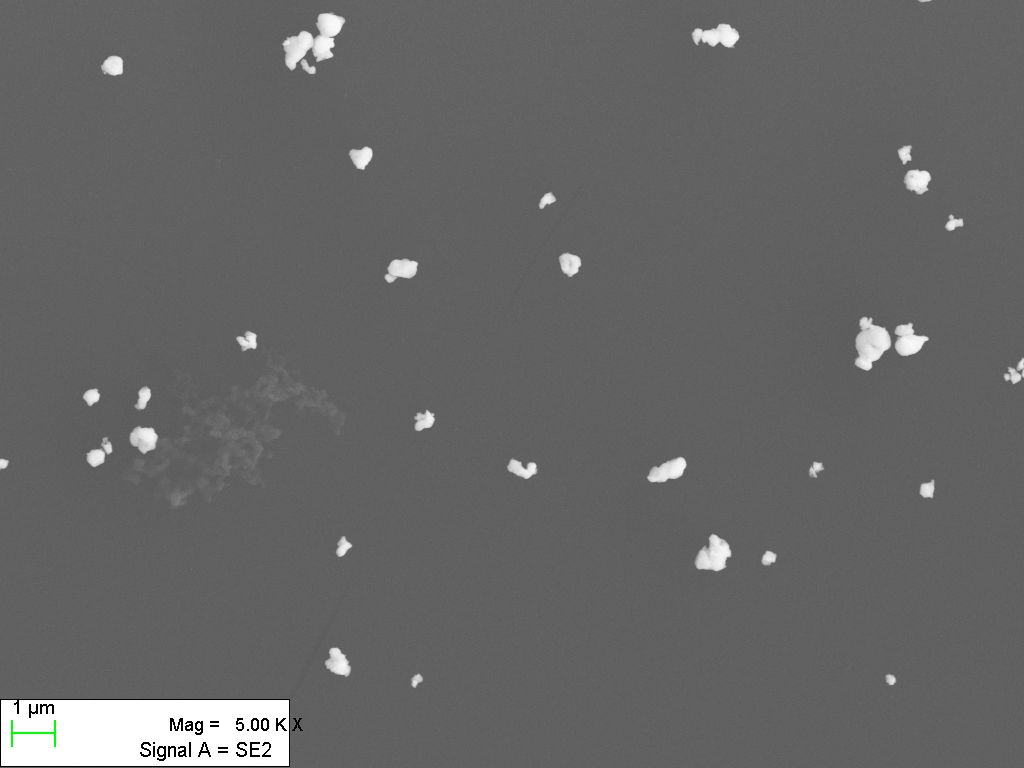
#> input picture _Archive/2y-08WC-SDS1h-12PAH2h-wc30m-02.tif, 1024 x 768 px, found by its file name
$ python 4_.py   (older library calls are emulated)
#> lines starting #> are read from the running program, lines starting #| are printed output that depends on the picture; after the words box and inside, x2 and y2 are one past the last pixel; in counts of white or black regions, pixels touching at a corner belong together
#> further down, img is the input picture: shape (768, 1024, 3); mean B, G, R 102.3, 102.4, 102.3
import cv2 as cv
import numpy as np
import cv2


def stackImages(scale,imgArray):
    rows = len(imgArray)
    cols = len(imgArray[0])
    # & 输出一个 rows * cols 的矩阵（imgArray）
    # print(rows,cols)
    # & 判断imgArray[0] 是不是一个list
    rowsAvailable = isinstance(imgArray[0], list)
    # & imgArray[][] 是什么意思呢？
    # & imgArray[0][0]就是指[0,0]的那个图片（我们把图片集分为二维矩阵，第一行、第一列的那个就是第一个图片）
    # & 而shape[1]就是width，shape[0]是height，shape[2]是
    width = imgArray[0][0].shape[1]
    height = imgArray[0][0].shape[0]

    # & 例如，我们可以展示一下是什么含义
    # cv2.imshow("img", imgArray[0][1])

    if rowsAvailable:
        for x in range (0, rows):
            for y in range(0, cols):
                # & 判断图像与后面那个图像的形状是否一致，若一致则进行等比例放缩；否则，先resize为一致，后进行放缩
                if imgArray[x][y].shape[:2] == imgArray[0][0].shape [:2]:
                    imgArray[x][y] = cv2.resize(imgArray[x][y], (0, 0), None, scale, scale)
                else:
                    imgArray[x][y] = cv2.resize(imgArray[x][y], (imgArray[0][0].shape[1], imgArray[0][0].shape[0]), None, scale, scale)
                # & 如果是灰度图，则变成RGB图像（为了弄成一样的图像）
                if len(imgArray[x][y].shape) == 2: imgArray[x][y]= cv2.cvtColor( imgArray[x][y], cv2.COLOR_GRAY2BGR)
        # & 设置零矩阵
        imageBlank = np.zeros((height, width, 3), np.uint8)
        hor = [imageBlank]*rows
        hor_con = [imageBlank]*rows
        for x in range(0, rows):
            hor[x] = np.hstack(imgArray[x])
        ver = np.vstack(hor)
    # & 如果不是一组照片，则仅仅进行放缩 or 灰度转化为RGB
    else:
        for x in range(0, rows):
            if imgArray[x].shape[:2] == imgArray[0].shape[:2]:
                imgArray[x] = cv2.resize(imgArray[x], (0, 0), None, scale, scale)
            else:
                imgArray[x] = cv2.resize(imgArray[x], (imgArray[0].shape[1], imgArray[0].shape[0]), None,scale, scale)
            if len(imgArray[x].shape) == 2: imgArray[x] = cv2.cvtColor(imgArray[x], cv2.COLOR_GRAY2BGR)
        hor= np.hstack(imgArray)
        ver = hor
    return ver


def watershed_demo(img):

# 图像预处理
    # 二值化前先进性灰度化、其实也可以通过其他通道，这里用灰度图就足够了
    gray = cv.cvtColor(img,cv.COLOR_BGR2GRAY)
    # 固定阈值二值化，将大于thresh得像素点设置为maxval,
    ret,binary = cv.threshold(gray,thresh=110,maxval=255,type = cv.THRESH_BINARY)
#> binary: shape (768, 1024); 4.1% white; 111 white regions (66 under 20 px), largest, box (x1, y1, x2, y2) and area: (1, 700, 289, 766) 17559, (282, 12, 346, 74) 1948, (854, 316, 892, 371) 1317
    # 形态学开操作，先腐蚀后膨胀，去掉一些小噪声
    kernel = cv.getStructuringElement(cv.MORPH_ELLIPSE,(11,11))
    open = cv.morphologyEx(binary,cv.MORPH_OPEN,kernel,iterations=1)
#> open: shape (768, 1024); 3.4% white; 31 white regions, largest, box (x1, y1, x2, y2) and area: (1, 700, 289, 766) 14682, (283, 12, 345, 69) 1725, (855, 317, 891, 371) 1280
    # 对二值化图像进行膨胀、用来后面于masker相减
    kernel_dilate = cv.getStructuringElement(cv.MORPH_ELLIPSE,(40,40))
    dilate = cv.dilate(open,kernel,iterations=1)
#> dilate: shape (768, 1024); 5.6% white; 28 white regions, largest, box (x1, y1, x2, y2) and area: (0, 695, 294, 768) 19769, (850, 312, 930, 376) 3277, (278, 7, 350, 74) 2880


# distance transform
    dist = cv.distanceTransform(open,cv.DIST_L2,3)                          # 距离变换，可以认为中间部分距离越大、边缘越小
    dist_output = cv.normalize(dist,0,1.0,cv.NORM_MINMAX)*50                # 进行归一化
    ret,surface = cv.threshold(dist,dist.max()*0.6,255,cv.THRESH_BINARY)    # 对归化的图片再进行二值化，对中间部分进行截断
#> surface: shape (768, 1024) float32; 0.31% white; 1 white region, box (x1, y1, x2, y2) and area: (20, 719, 151, 747) 2421
#> ret = 18.91
    surface_fg = np.uint8(surface)               # 将图片的格式转为8位
    unknown = cv.subtract(dilate,surface_fg)    # 用膨胀之后的图片于距离变换后二值化图片进行减操作
#> unknown: shape (768, 1024); 5.3% white; 28 white regions, largest, box (x1, y1, x2, y2) and area: (0, 695, 294, 768) 17348, (850, 312, 930, 376) 3277, (278, 7, 350, 74) 2880
    ret,markers = cv.connectedComponents(surface_fg)    # 连通域操作
#> ret = 2


# watershed transform
    markers = markers +1        #
    markers[unknown ==255] =0
    markers = cv.watershed(img,markers = markers)


# 去掉边缘，因为经过分水岭操作之后，多出了一个边界
    markers[0] = 1
    markers[-1] = 1
    markers[0:img.shape[0],0] = 1
    markers[0:img.shape[0],-1] = 1
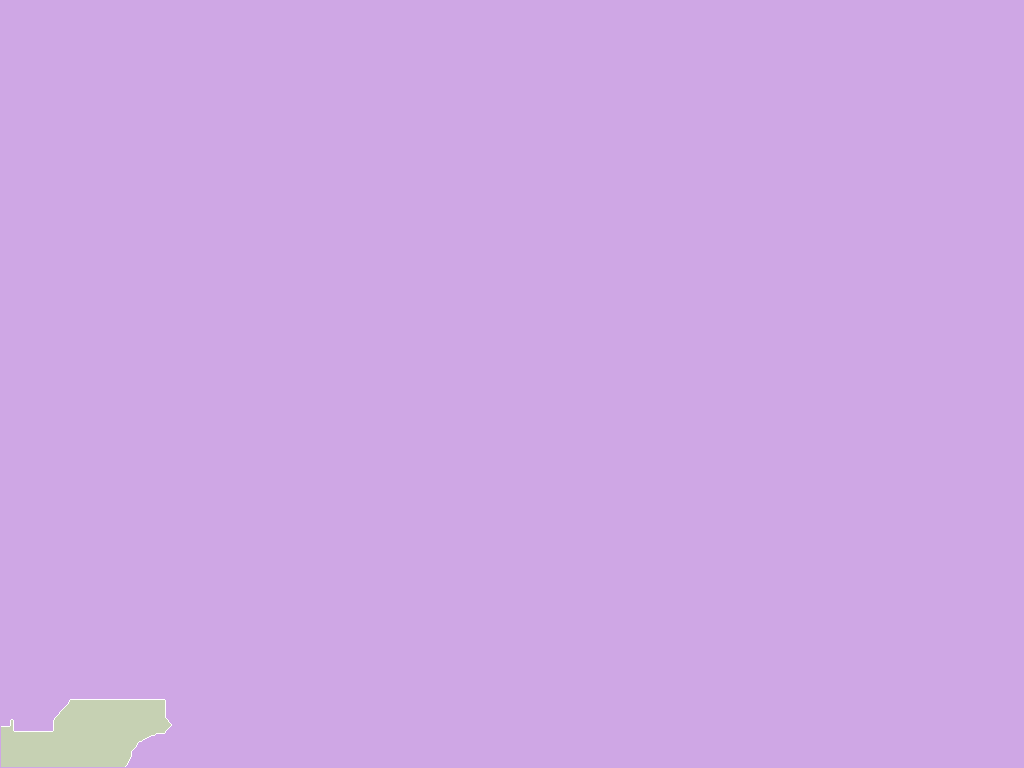
#> markers: shape (768, 1024) int32; 3 distinct labels, from -1 to 2; one colour per label, 0 black, -1 white


# 进行连通域操作
    open[markers ==-1] = 0          # 利用分水岭出来的线条进行分割
#> open: shape (768, 1024); 3.4% white; 31 white regions, largest, box (x1, y1, x2, y2) and area: (1, 700, 289, 766) 14505, (283, 12, 345, 69) 1725, (855, 317, 891, 371) 1280
    k3 = np.ones((4,4),np.uint8)    # 进行稍微的腐蚀
    open = cv.erode(open,k3)
#> open: shape (768, 1024); 2.6% white; 35 white regions, largest, box (x1, y1, x2, y2) and area: (3, 702, 169, 765) 7380, (149, 702, 288, 765) 3899, (285, 15, 344, 67) 1308
    # num_labels：连通域数量、labels:大小和原图一样大，每一个连通域会及进行标记，stats:x,y,wh,s,centroid：中心
    num_labels, labels, stats, centers = cv2.connectedComponentsWithStats(open, connectivity=8)
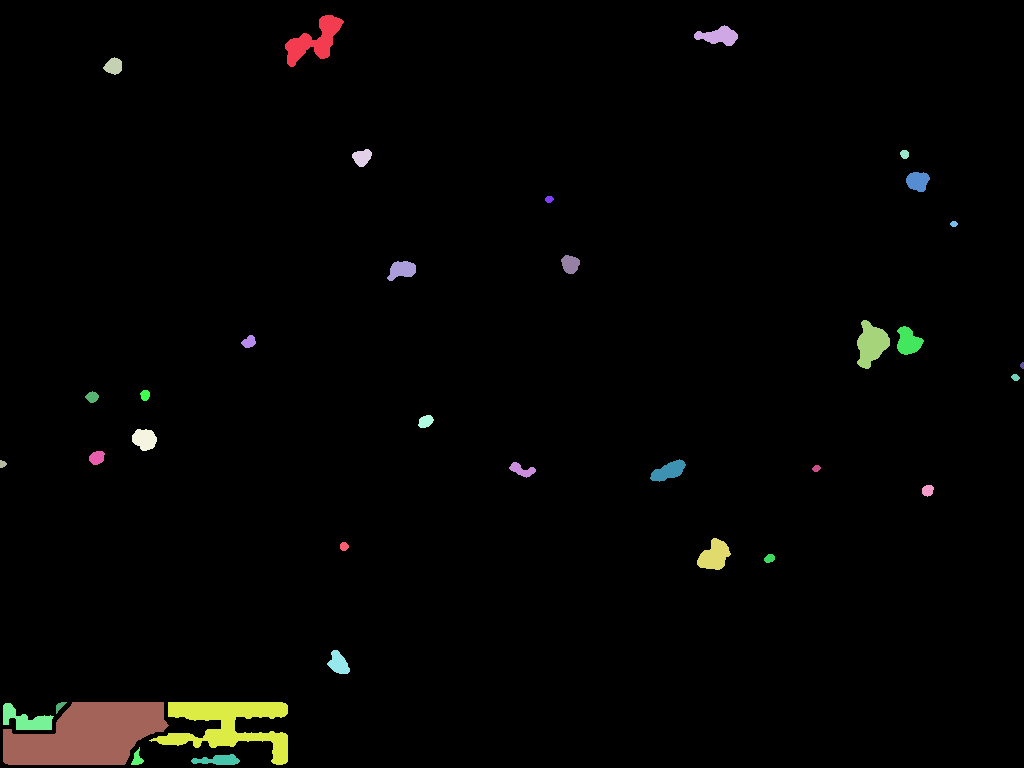
#> labels: shape (768, 1024) int32; 36 distinct labels, from 0 to 35; one colour per label, 0 black
#> num_labels = 36; stats = 36 rows, first 6: [0, 0, 1024, 768, 765737], [285, 15, 59, 52, 1308], [694, 25, 44, 21, 529], [103, 57, 19, 18, 237], [352, 149, 20, 18, 246], [900, 150, 9, 9, 65]; centers = 36 pairs, first value 2.34 to 1021.8, second value 35.73 to 759.8

# 利用连通域进行不同轮廓画出不同颜色
    output = np.zeros((img.shape[0], img.shape[1], 3), np.uint8)
    for i in range(1, num_labels):
        mask = labels == i
        output[:, :, 0][mask] = np.random.randint(0, 255)
        output[:, :, 1][mask] = np.random.randint(0, 255)
        output[:, :, 2][mask] = np.random.randint(0, 255)

# 因为dist没有转换为8位，保存图片打开之后是黑色的话就需要进行格式转换。
    dist_output= cv2.normalize(dist_output, None, 0, 255, cv2.NORM_MINMAX, cv2.CV_8U)
    dist= cv2.normalize(dist, None, 0, 255, cv2.NORM_MINMAX, cv2.CV_8U)


#为了图片更加好看，对所有图片转化为3通道
    gray = cv.cvtColor(gray,cv.COLOR_GRAY2BGR)
#> gray: shape (768, 1024, 3)
    binary = cv.cvtColor(binary,cv.COLOR_GRAY2BGR)
    open = cv.cvtColor(open,cv.COLOR_GRAY2BGR)
    dilate = cv.cvtColor(dilate,cv.COLOR_GRAY2BGR)
    dist = cv.cvtColor(dist,cv.COLOR_GRAY2BGR)
#> dist: shape (768, 1024, 3)
    dist_output = cv.cvtColor(dist_output,cv.COLOR_GRAY2BGR)
    surface = cv.cvtColor(surface,cv.COLOR_GRAY2BGR)
    surface_fg = cv.cvtColor(surface_fg,cv.COLOR_GRAY2BGR)
    unknown = cv.cvtColor(unknown,cv.COLOR_GRAY2BGR)


    gray[markers ==-1] =[0,0,255]
#> gray: shape (768, 1024, 3); mean B, G, R 102.3, 102.3, 102.4
    binary[markers == -1] = [0, 0, 255]
#> binary: shape (768, 1024, 3); mean B, G, R 10.4, 10.4, 10.5
    open[markers == -1] = [0, 0, 255]
#> open: shape (768, 1024, 3); mean B, G, R 6.7, 6.7, 6.8
    dilate[markers == -1] = [0, 0, 255]
#> dilate: shape (768, 1024, 3); mean B, G, R 14.2, 14.2, 14.3
    dist[markers ==-1] =[0,0,255]
#> dist: shape (768, 1024, 3); mean B, G, R 2, 2, 2.1
    dist_output[markers ==-1] =[0,0,255]
    # 下面语句就没有影响，因为surface的时候进行了8位的转换
    surface[markers == -1] = [0,0,255]
#> surface: shape (768, 1024, 3) float32; mean B, G, R 0.8, 0.8, 0.9
    surface_fg[markers == -1] = [255, 0, 255]
#> surface_fg: shape (768, 1024, 3); mean B, G, R 0.9, 0.8, 0.9
    unknown[markers == -1] = [255, 0,255]
#> unknown: shape (768, 1024, 3); mean B, G, R 13.5, 13.4, 13.5
    img[markers == -1] = [255, 0, 255]


    imgStack = stackImages(1, ([gray,binary,open], [dilate,dist,dist_output], [surface,surface_fg,unknown]))

    result = cv2.addWeighted(img, 0.8, output, 0.5, 0)  # 图像权重叠加
    for i in range(1, len(centers)):
        cv2.drawMarker(result, (int(centers[i][0]), int(centers[i][1])), (0, 0, 255), 1, 20, 2)
#> this loop made 35 passes
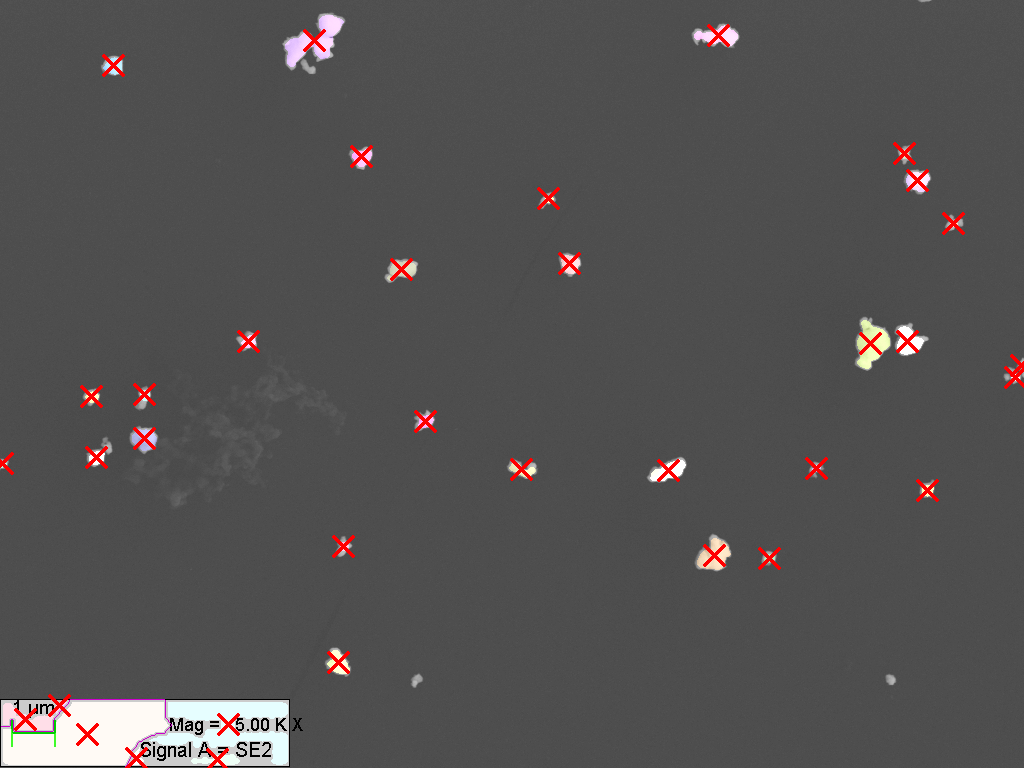
#> result: shape (768, 1024, 3); mean B, G, R 81.6, 81.6, 83.8

    cv.namedWindow("stack",0)
    cv.imshow("stack",imgStack)
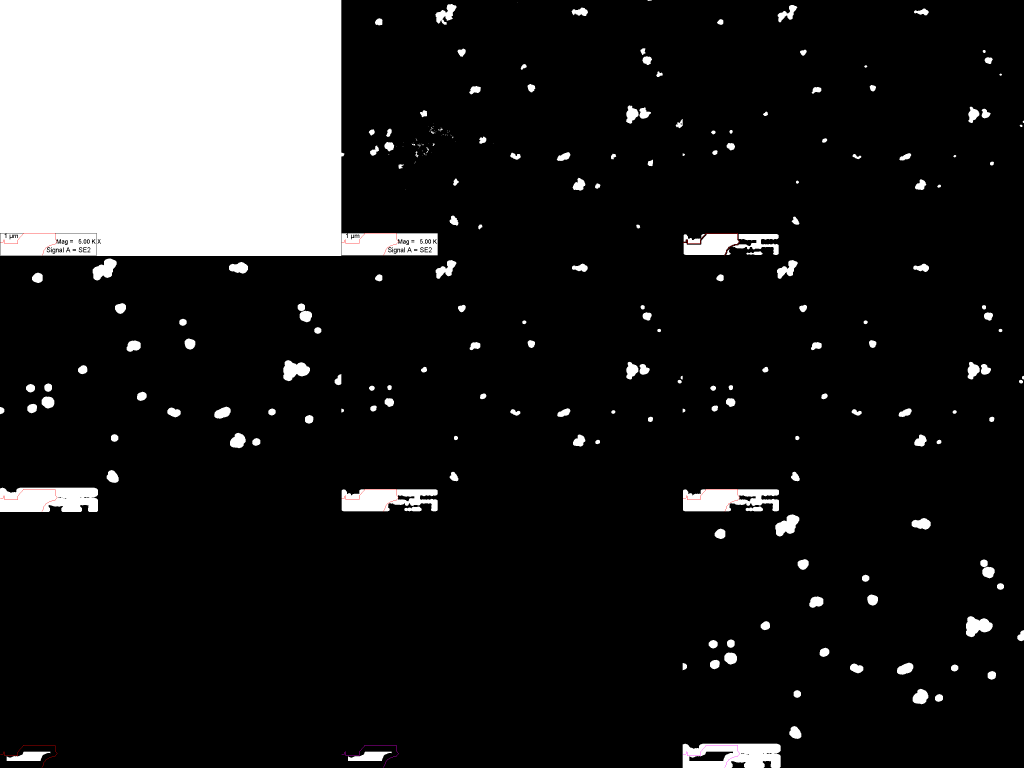
#> window 'stack': shape (2304, 3072, 3) (shown at 1/3 size); mean B, G, R 35.3, 35.3, 35.4

    cv.namedWindow("out",0)
    cv.imshow("out",result)

    cv.imwrite("save_03.png",imgStack)

    cv.imwrite("binary.png",open)
    cv.imwrite("save_04.png", result)

img  = cv.imread("_Archive/2y-08WC-SDS1h-12PAH2h-wc30m-02.tif")
watershed_demo(img)

cv.namedWindow("img",0)
cv.imshow("img",img)

cv.waitKey(0)
cv.destroyAllWindows()

$ run again, with _Archive/2y-08WC-SDS1h-12PAH2h-wc30m-01.tif copied over _Archive/2y-08WC-SDS1h-12PAH2h-wc30m-02.tif
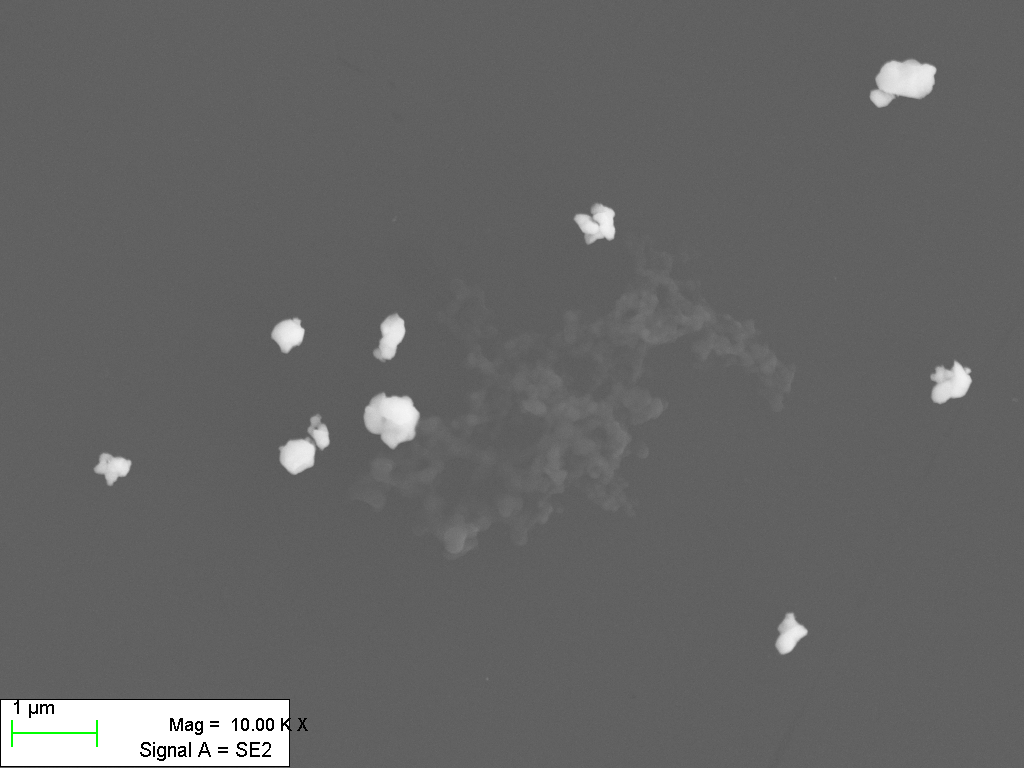
#> input picture _Archive/2y-08WC-SDS1h-12PAH2h-wc30m-01.tif, 1024 x 768 px, found by its file name
#> img is the input picture: shape (768, 1024, 3); mean B, G, R 101.6, 101.7, 101.6
#> in watershed_demo, `ret,surface = cv.threshold(dist,dist.max()*0.6,255,cv.THRESH_BINARY)`: ret = 18.91
#> in watershed_demo, `ret,markers = cv.connectedComponents(surface_fg)`: ret = 5
#> in watershed_demo, `markers = cv.watershed(img,markers = markers)`:
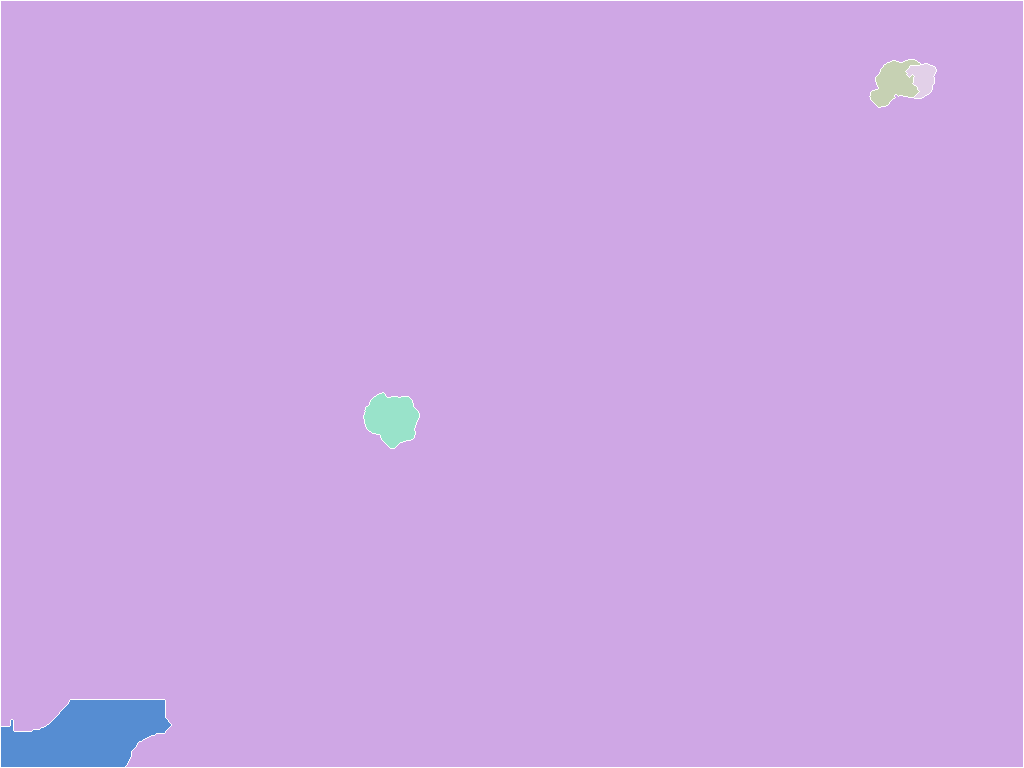
#> markers: shape (768, 1024) int32; 6 distinct labels, from -1 to 5; one colour per label, 0 black, -1 white
#> labels: shape (768, 1024) int32; 18 distinct labels, from 0 to 17
#> num_labels = 18; stats = 18 rows, first 6: [0, 0, 1024, 768, 765016], [873, 62, 43, 43, 1009], [910, 66, 24, 31, 401], [576, 205, 39, 37, 890], [375, 316, 30, 44, 746], [273, 320, 31, 31, 642]; centers = 18 rows, first 8: [517.3, 378.2], [893.3, 83.35], [923.4, 78.09], [597.5, 223.5], [390.5, 337.1], [288.5, 334.1], [950.8, 383.5], [391.9, 419]
#> the loop in watershed_demo, `for i in range(1, len(centers)):` made 17 passes
#> in watershed_demo, `cv.imshow("stack",imgStack)`:
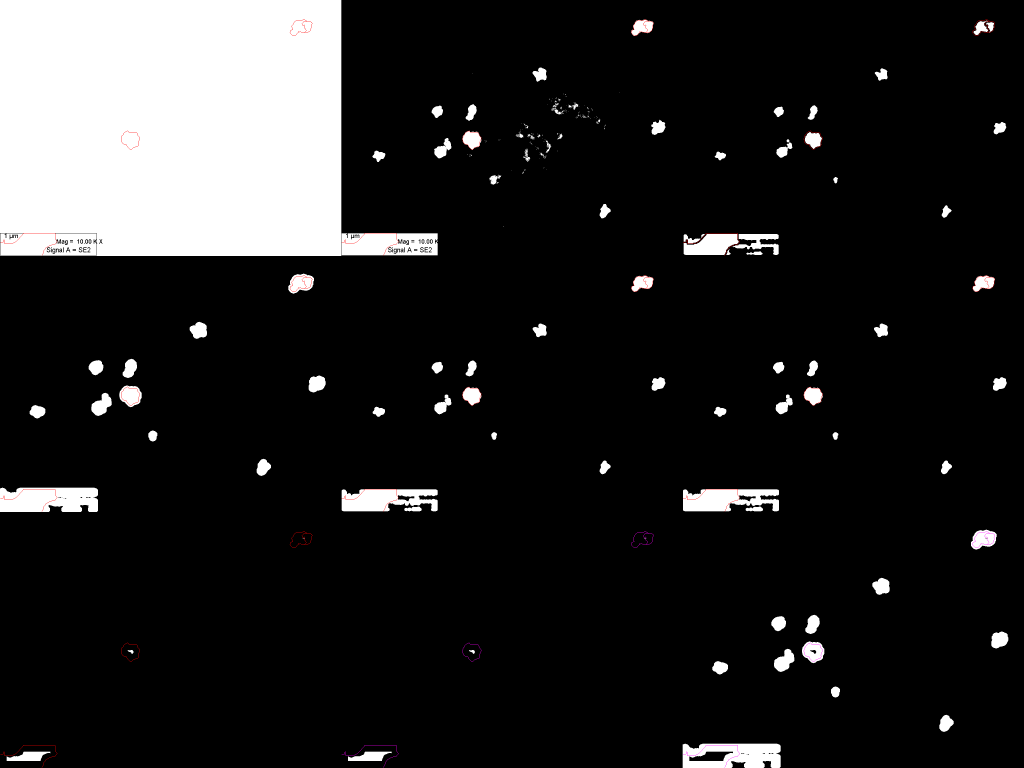
#> window 'stack': shape (2304, 3072, 3) (shown at 1/3 size); mean B, G, R 35, 35, 35.2
